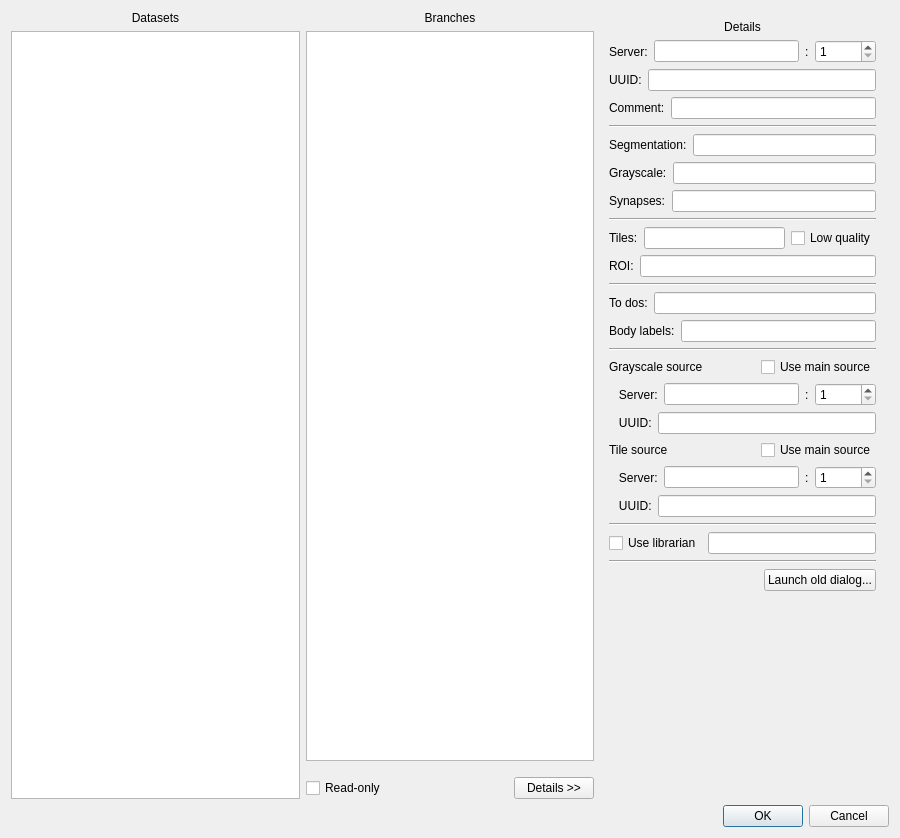
<?xml version="1.0" encoding="UTF-8"?>
<ui version="4.0">
 <class>DvidBranchDialog</class>
 <widget class="QDialog" name="DvidBranchDialog">
  <property name="geometry">
   <rect>
    <x>0</x>
    <y>0</y>
    <width>900</width>
    <height>838</height>
   </rect>
  </property>
  <property name="windowTitle">
   <string>Choose data from DVID</string>
  </property>
  <layout class="QVBoxLayout" name="verticalLayout">
   <item>
    <layout class="QHBoxLayout" name="horizontalLayout" stretch="0,0,0">
     <item>
      <layout class="QVBoxLayout" name="datasetsLayout">
       <property name="rightMargin">
        <number>0</number>
       </property>
       <item>
        <widget class="QLabel" name="label_4">
         <property name="text">
          <string>Datasets</string>
         </property>
         <property name="alignment">
          <set>Qt::AlignCenter</set>
         </property>
        </widget>
       </item>
       <item>
        <widget class="QListView" name="repoListView">
         <property name="editTriggers">
          <set>QAbstractItemView::NoEditTriggers</set>
         </property>
        </widget>
       </item>
      </layout>
     </item>
     <item>
      <layout class="QVBoxLayout" name="branchesLayout">
       <property name="rightMargin">
        <number>0</number>
       </property>
       <item>
        <widget class="QLabel" name="label_17">
         <property name="text">
          <string>Branches</string>
         </property>
         <property name="alignment">
          <set>Qt::AlignCenter</set>
         </property>
        </widget>
       </item>
       <item>
        <widget class="QListView" name="branchListView"/>
       </item>
       <item>
        <layout class="QHBoxLayout" name="horizontalLayout_13">
         <property name="topMargin">
          <number>10</number>
         </property>
         <item>
          <widget class="QCheckBox" name="readOnlyCheckBox">
           <property name="text">
            <string>Read-only</string>
           </property>
          </widget>
         </item>
         <item>
          <spacer name="horizontalSpacer_3">
           <property name="orientation">
            <enum>Qt::Horizontal</enum>
           </property>
           <property name="sizeHint" stdset="0">
            <size>
             <width>40</width>
             <height>20</height>
            </size>
           </property>
          </spacer>
         </item>
         <item>
          <widget class="QPushButton" name="detailsButton">
           <property name="text">
            <string>Details &gt;&gt;</string>
           </property>
          </widget>
         </item>
        </layout>
       </item>
      </layout>
     </item>
     <item>
      <widget class="QWidget" name="detailsWidget" native="true">
       <layout class="QVBoxLayout" name="detailsLayout">
        <property name="rightMargin">
         <number>13</number>
        </property>
        <item>
         <widget class="QLabel" name="label_18">
          <property name="text">
           <string>Details</string>
          </property>
          <property name="alignment">
           <set>Qt::AlignCenter</set>
          </property>
         </widget>
        </item>
        <item>
         <layout class="QHBoxLayout" name="horizontalLayout_2">
          <item>
           <widget class="QLabel" name="label_5">
            <property name="text">
             <string>Server:</string>
            </property>
           </widget>
          </item>
          <item>
           <widget class="QLineEdit" name="serverBox"/>
          </item>
          <item>
           <widget class="QLabel" name="label_6">
            <property name="text">
             <string>:</string>
            </property>
           </widget>
          </item>
          <item>
           <widget class="QSpinBox" name="portBox">
            <property name="minimum">
             <number>1</number>
            </property>
            <property name="maximum">
             <number>65535</number>
            </property>
           </widget>
          </item>
         </layout>
        </item>
        <item>
         <layout class="QHBoxLayout" name="horizontalLayout_3">
          <item>
           <widget class="QLabel" name="label_7">
            <property name="text">
             <string>UUID:</string>
            </property>
           </widget>
          </item>
          <item>
           <widget class="QLineEdit" name="UUIDBox"/>
          </item>
         </layout>
        </item>
        <item>
         <layout class="QHBoxLayout" name="horizontalLayout_9">
          <property name="topMargin">
           <number>0</number>
          </property>
          <item>
           <widget class="QLabel" name="commentLabel">
            <property name="text">
             <string>Comment:</string>
            </property>
           </widget>
          </item>
          <item>
           <widget class="QLineEdit" name="commentBox">
            <property name="readOnly">
             <bool>true</bool>
            </property>
           </widget>
          </item>
         </layout>
        </item>
        <item>
         <widget class="Line" name="line">
          <property name="orientation">
           <enum>Qt::Horizontal</enum>
          </property>
         </widget>
        </item>
        <item>
         <layout class="QHBoxLayout" name="horizontalLayout_4">
          <property name="topMargin">
           <number>0</number>
          </property>
          <item>
           <widget class="QLabel" name="label">
            <property name="text">
             <string>Segmentation:</string>
            </property>
           </widget>
          </item>
          <item>
           <widget class="QLineEdit" name="segmentationBox"/>
          </item>
         </layout>
        </item>
        <item>
         <layout class="QHBoxLayout" name="horizontalLayout_5">
          <property name="topMargin">
           <number>0</number>
          </property>
          <item>
           <widget class="QLabel" name="label_2">
            <property name="text">
             <string>Grayscale:</string>
            </property>
           </widget>
          </item>
          <item>
           <widget class="QLineEdit" name="grayscaleBox"/>
          </item>
         </layout>
        </item>
        <item>
         <layout class="QHBoxLayout" name="horizontalLayout_6">
          <property name="topMargin">
           <number>0</number>
          </property>
          <item>
           <widget class="QLabel" name="label_3">
            <property name="text">
             <string>Synapses:</string>
            </property>
           </widget>
          </item>
          <item>
           <widget class="QLineEdit" name="synapsesBox"/>
          </item>
         </layout>
        </item>
        <item>
         <widget class="Line" name="line_2">
          <property name="orientation">
           <enum>Qt::Horizontal</enum>
          </property>
         </widget>
        </item>
        <item>
         <layout class="QHBoxLayout" name="horizontalLayout_7">
          <item>
           <widget class="QLabel" name="label_9">
            <property name="text">
             <string>Tiles:</string>
            </property>
           </widget>
          </item>
          <item>
           <widget class="QLineEdit" name="tilesBox"/>
          </item>
          <item>
           <widget class="QCheckBox" name="tilesCheckBox">
            <property name="text">
             <string>Low quality</string>
            </property>
           </widget>
          </item>
         </layout>
        </item>
        <item>
         <layout class="QHBoxLayout" name="horizontalLayout_8">
          <item>
           <widget class="QLabel" name="label_8">
            <property name="text">
             <string>ROI:</string>
            </property>
           </widget>
          </item>
          <item>
           <widget class="QLineEdit" name="ROIBox"/>
          </item>
         </layout>
        </item>
        <item>
         <widget class="Line" name="line_3">
          <property name="orientation">
           <enum>Qt::Horizontal</enum>
          </property>
         </widget>
        </item>
        <item>
         <layout class="QHBoxLayout" name="horizontalLayout_10">
          <item>
           <widget class="QLabel" name="label_10">
            <property name="text">
             <string>To dos:</string>
            </property>
           </widget>
          </item>
          <item>
           <widget class="QLineEdit" name="todoBox"/>
          </item>
         </layout>
        </item>
        <item>
         <layout class="QHBoxLayout" name="horizontalLayout_11">
          <item>
           <widget class="QLabel" name="label_11">
            <property name="text">
             <string>Body labels:</string>
            </property>
           </widget>
          </item>
          <item>
           <widget class="QLineEdit" name="bodyLabelBox"/>
          </item>
         </layout>
        </item>
        <item>
         <widget class="Line" name="line_4">
          <property name="orientation">
           <enum>Qt::Horizontal</enum>
          </property>
         </widget>
        </item>
        <item>
         <layout class="QVBoxLayout" name="verticalLayout_3">
          <property name="topMargin">
           <number>0</number>
          </property>
          <item>
           <layout class="QHBoxLayout" name="horizontalLayout_16">
            <item>
             <widget class="QLabel" name="label_16">
              <property name="text">
               <string>Grayscale source</string>
              </property>
             </widget>
            </item>
            <item>
             <spacer name="horizontalSpacer">
              <property name="orientation">
               <enum>Qt::Horizontal</enum>
              </property>
              <property name="sizeHint" stdset="0">
               <size>
                <width>40</width>
                <height>20</height>
               </size>
              </property>
             </spacer>
            </item>
            <item>
             <widget class="QCheckBox" name="grayscaleSourceCheckBox">
              <property name="text">
               <string>Use main source</string>
              </property>
             </widget>
            </item>
           </layout>
          </item>
          <item>
           <layout class="QHBoxLayout" name="horizontalLayout_14">
            <property name="topMargin">
             <number>0</number>
            </property>
            <item>
             <widget class="QLabel" name="label_14">
              <property name="text">
               <string>   Server:</string>
              </property>
             </widget>
            </item>
            <item>
             <widget class="QLineEdit" name="grayscaleServerBox"/>
            </item>
            <item>
             <widget class="QLabel" name="label_15">
              <property name="text">
               <string>:</string>
              </property>
             </widget>
            </item>
            <item>
             <widget class="QSpinBox" name="grayscalePortBox">
              <property name="minimum">
               <number>1</number>
              </property>
              <property name="maximum">
               <number>65536</number>
              </property>
             </widget>
            </item>
           </layout>
          </item>
          <item>
           <layout class="QHBoxLayout" name="horizontalLayout_15">
            <item>
             <widget class="QLabel" name="label_12">
              <property name="text">
               <string>   UUID:</string>
              </property>
             </widget>
            </item>
            <item>
             <widget class="QLineEdit" name="grayscaleUUIDBox"/>
            </item>
           </layout>
          </item>
         </layout>
        </item>
        <item>
         <layout class="QVBoxLayout" name="verticalLayout_6">
          <item>
           <layout class="QHBoxLayout" name="horizontalLayout_19">
            <item>
             <widget class="QLabel" name="label_20">
              <property name="text">
               <string>Tile source</string>
              </property>
             </widget>
            </item>
            <item>
             <spacer name="horizontalSpacer_2">
              <property name="orientation">
               <enum>Qt::Horizontal</enum>
              </property>
              <property name="sizeHint" stdset="0">
               <size>
                <width>40</width>
                <height>20</height>
               </size>
              </property>
             </spacer>
            </item>
            <item>
             <widget class="QCheckBox" name="tileSourceCheckBox">
              <property name="text">
               <string>Use main source</string>
              </property>
             </widget>
            </item>
           </layout>
          </item>
          <item>
           <layout class="QHBoxLayout" name="horizontalLayout_17">
            <item>
             <widget class="QLabel" name="label_13">
              <property name="text">
               <string>   Server:</string>
              </property>
             </widget>
            </item>
            <item>
             <widget class="QLineEdit" name="tileServerBox"/>
            </item>
            <item>
             <widget class="QLabel" name="label_21">
              <property name="text">
               <string>:</string>
              </property>
             </widget>
            </item>
            <item>
             <widget class="QSpinBox" name="tilePortBox">
              <property name="minimum">
               <number>1</number>
              </property>
              <property name="maximum">
               <number>65536</number>
              </property>
             </widget>
            </item>
           </layout>
          </item>
          <item>
           <layout class="QHBoxLayout" name="horizontalLayout_18">
            <item>
             <widget class="QLabel" name="label_19">
              <property name="text">
               <string>   UUID:</string>
              </property>
             </widget>
            </item>
            <item>
             <widget class="QLineEdit" name="tileUUIDBox"/>
            </item>
           </layout>
          </item>
         </layout>
        </item>
        <item>
         <widget class="Line" name="line_5">
          <property name="orientation">
           <enum>Qt::Horizontal</enum>
          </property>
         </widget>
        </item>
        <item>
         <layout class="QHBoxLayout" name="horizontalLayout_12">
          <item>
           <widget class="QCheckBox" name="librarianCheckBox">
            <property name="text">
             <string>Use librarian</string>
            </property>
           </widget>
          </item>
          <item>
           <widget class="QLineEdit" name="librarianBox"/>
          </item>
         </layout>
        </item>
        <item>
         <widget class="Line" name="line_6">
          <property name="orientation">
           <enum>Qt::Horizontal</enum>
          </property>
         </widget>
        </item>
        <item>
         <layout class="QHBoxLayout" name="horizontalLayout_20">
          <property name="topMargin">
           <number>0</number>
          </property>
          <item>
           <spacer name="horizontalSpacer_4">
            <property name="orientation">
             <enum>Qt::Horizontal</enum>
            </property>
            <property name="sizeHint" stdset="0">
             <size>
              <width>40</width>
              <height>20</height>
             </size>
            </property>
           </spacer>
          </item>
          <item>
           <widget class="QPushButton" name="oldDialogButton">
            <property name="text">
             <string>Launch old dialog...</string>
            </property>
           </widget>
          </item>
         </layout>
        </item>
        <item>
         <spacer name="verticalSpacer">
          <property name="orientation">
           <enum>Qt::Vertical</enum>
          </property>
          <property name="sizeHint" stdset="0">
           <size>
            <width>20</width>
            <height>40</height>
           </size>
          </property>
         </spacer>
        </item>
       </layout>
      </widget>
     </item>
    </layout>
   </item>
   <item>
    <widget class="QDialogButtonBox" name="buttonBox">
     <property name="orientation">
      <enum>Qt::Horizontal</enum>
     </property>
     <property name="standardButtons">
      <set>QDialogButtonBox::Cancel|QDialogButtonBox::Ok</set>
     </property>
    </widget>
   </item>
  </layout>
 </widget>
 <resources/>
 <connections>
  <connection>
   <sender>buttonBox</sender>
   <signal>accepted()</signal>
   <receiver>DvidBranchDialog</receiver>
   <slot>accept()</slot>
   <hints>
    <hint type="sourcelabel">
     <x>248</x>
     <y>254</y>
    </hint>
    <hint type="destinationlabel">
     <x>157</x>
     <y>274</y>
    </hint>
   </hints>
  </connection>
  <connection>
   <sender>buttonBox</sender>
   <signal>rejected()</signal>
   <receiver>DvidBranchDialog</receiver>
   <slot>reject()</slot>
   <hints>
    <hint type="sourcelabel">
     <x>316</x>
     <y>260</y>
    </hint>
    <hint type="destinationlabel">
     <x>286</x>
     <y>274</y>
    </hint>
   </hints>
  </connection>
 </connections>
</ui>
